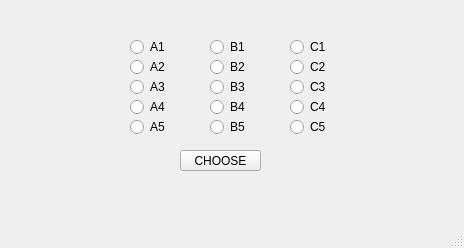
<?xml version="1.0" encoding="UTF-8"?>
<ui version="4.0">
 <class>MainWindow</class>
 <widget class="QMainWindow" name="MainWindow">
  <property name="geometry">
   <rect>
    <x>0</x>
    <y>0</y>
    <width>464</width>
    <height>248</height>
   </rect>
  </property>
  <property name="windowTitle">
   <string>MainWindow</string>
  </property>
  <widget class="QWidget" name="centralwidget">
   <widget class="QRadioButton" name="A1">
    <property name="geometry">
     <rect>
      <x>130</x>
      <y>40</y>
      <width>62</width>
      <height>14</height>
     </rect>
    </property>
    <property name="text">
     <string>A1</string>
    </property>
   </widget>
   <widget class="QRadioButton" name="A2">
    <property name="geometry">
     <rect>
      <x>130</x>
      <y>60</y>
      <width>62</width>
      <height>14</height>
     </rect>
    </property>
    <property name="text">
     <string>A2</string>
    </property>
   </widget>
   <widget class="QRadioButton" name="B1">
    <property name="geometry">
     <rect>
      <x>210</x>
      <y>40</y>
      <width>62</width>
      <height>14</height>
     </rect>
    </property>
    <property name="text">
     <string>B1</string>
    </property>
   </widget>
   <widget class="QRadioButton" name="B2">
    <property name="geometry">
     <rect>
      <x>210</x>
      <y>60</y>
      <width>62</width>
      <height>14</height>
     </rect>
    </property>
    <property name="text">
     <string>B2</string>
    </property>
   </widget>
   <widget class="QRadioButton" name="radioButton_5">
    <property name="geometry">
     <rect>
      <x>290</x>
      <y>40</y>
      <width>62</width>
      <height>14</height>
     </rect>
    </property>
    <property name="text">
     <string>C1</string>
    </property>
   </widget>
   <widget class="QRadioButton" name="radioButton_6">
    <property name="geometry">
     <rect>
      <x>290</x>
      <y>60</y>
      <width>62</width>
      <height>14</height>
     </rect>
    </property>
    <property name="text">
     <string>C2</string>
    </property>
   </widget>
   <widget class="QRadioButton" name="A3">
    <property name="geometry">
     <rect>
      <x>130</x>
      <y>80</y>
      <width>62</width>
      <height>14</height>
     </rect>
    </property>
    <property name="text">
     <string>A3</string>
    </property>
   </widget>
   <widget class="QRadioButton" name="B3">
    <property name="geometry">
     <rect>
      <x>210</x>
      <y>80</y>
      <width>62</width>
      <height>14</height>
     </rect>
    </property>
    <property name="text">
     <string>B3</string>
    </property>
   </widget>
   <widget class="QRadioButton" name="radioButton_9">
    <property name="geometry">
     <rect>
      <x>290</x>
      <y>80</y>
      <width>62</width>
      <height>14</height>
     </rect>
    </property>
    <property name="text">
     <string>C3</string>
    </property>
   </widget>
   <widget class="QRadioButton" name="B4">
    <property name="geometry">
     <rect>
      <x>210</x>
      <y>100</y>
      <width>62</width>
      <height>14</height>
     </rect>
    </property>
    <property name="text">
     <string>B4</string>
    </property>
   </widget>
   <widget class="QRadioButton" name="radioButton_12">
    <property name="geometry">
     <rect>
      <x>290</x>
      <y>100</y>
      <width>62</width>
      <height>14</height>
     </rect>
    </property>
    <property name="text">
     <string>C4</string>
    </property>
   </widget>
   <widget class="QRadioButton" name="A4">
    <property name="geometry">
     <rect>
      <x>130</x>
      <y>100</y>
      <width>62</width>
      <height>14</height>
     </rect>
    </property>
    <property name="text">
     <string>A4</string>
    </property>
   </widget>
   <widget class="QRadioButton" name="A5">
    <property name="geometry">
     <rect>
      <x>130</x>
      <y>120</y>
      <width>62</width>
      <height>14</height>
     </rect>
    </property>
    <property name="text">
     <string>A5</string>
    </property>
   </widget>
   <widget class="QRadioButton" name="B5">
    <property name="geometry">
     <rect>
      <x>210</x>
      <y>120</y>
      <width>62</width>
      <height>14</height>
     </rect>
    </property>
    <property name="text">
     <string>B5</string>
    </property>
   </widget>
   <widget class="QRadioButton" name="radioButton_15">
    <property name="geometry">
     <rect>
      <x>290</x>
      <y>120</y>
      <width>62</width>
      <height>14</height>
     </rect>
    </property>
    <property name="text">
     <string>C5</string>
    </property>
   </widget>
   <widget class="QPushButton" name="logout">
    <property name="geometry">
     <rect>
      <x>180</x>
      <y>150</y>
      <width>81</width>
      <height>21</height>
     </rect>
    </property>
    <property name="text">
     <string>CHOOSE</string>
    </property>
   </widget>
  </widget>
  <widget class="QMenuBar" name="menubar">
   <property name="geometry">
    <rect>
     <x>0</x>
     <y>0</y>
     <width>464</width>
     <height>18</height>
    </rect>
   </property>
  </widget>
  <widget class="QStatusBar" name="statusbar"/>
 </widget>
 <resources/>
 <connections/>
</ui>
